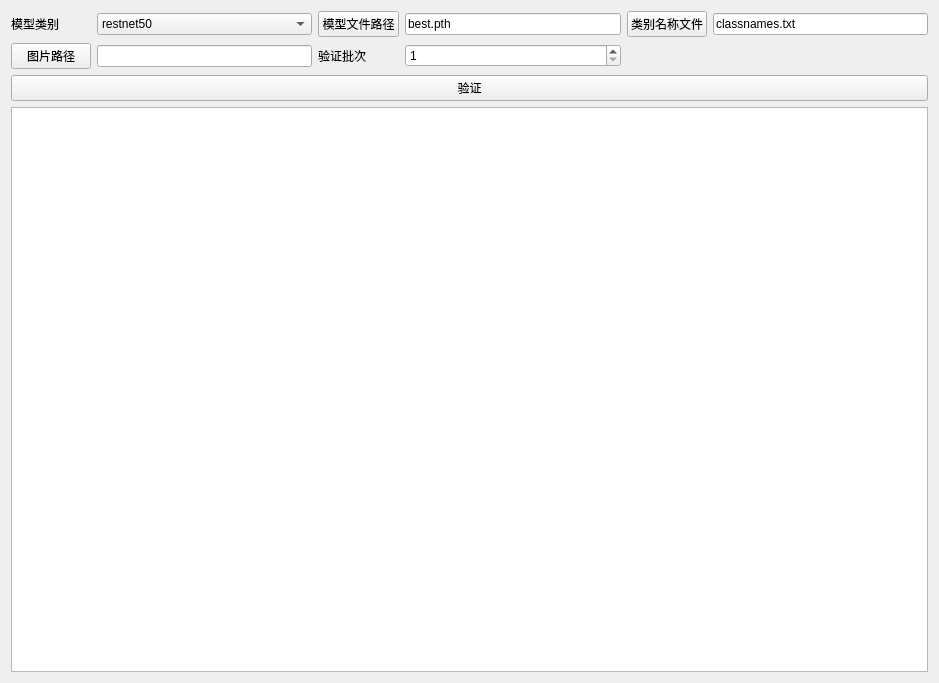
<?xml version="1.0" encoding="UTF-8"?>
<ui version="4.0">
 <class>Form_verify</class>
 <widget class="QWidget" name="Form_verify">
  <property name="geometry">
   <rect>
    <x>0</x>
    <y>0</y>
    <width>939</width>
    <height>683</height>
   </rect>
  </property>
  <property name="windowTitle">
   <string>Form</string>
  </property>
  <layout class="QVBoxLayout" name="verticalLayout">
   <item>
    <layout class="QGridLayout" name="gridLayout">
     <item row="0" column="1">
      <widget class="QComboBox" name="comb_modeltype">
       <item>
        <property name="text">
         <string>restnet50</string>
        </property>
       </item>
       <item>
        <property name="text">
         <string>restnet101</string>
        </property>
       </item>
       <item>
        <property name="text">
         <string>restnet152</string>
        </property>
       </item>
       <item>
        <property name="text">
         <string>effection4</string>
        </property>
       </item>
      </widget>
     </item>
     <item row="0" column="3">
      <widget class="QLineEdit" name="lineEdit_modelpath">
       <property name="text">
        <string>best.pth</string>
       </property>
      </widget>
     </item>
     <item row="0" column="5">
      <widget class="QLineEdit" name="lineEdit_classnames">
       <property name="text">
        <string>classnames.txt</string>
       </property>
      </widget>
     </item>
     <item row="1" column="3">
      <widget class="QSpinBox" name="verify_bench_size">
       <property name="minimum">
        <number>1</number>
       </property>
      </widget>
     </item>
     <item row="1" column="0">
      <widget class="QPushButton" name="btn_picdir">
       <property name="text">
        <string>图片路径</string>
       </property>
      </widget>
     </item>
     <item row="0" column="4">
      <widget class="QPushButton" name="btn_classnames">
       <property name="text">
        <string>类别名称文件</string>
       </property>
      </widget>
     </item>
     <item row="1" column="1">
      <widget class="QLineEdit" name="lineEdit_picdir"/>
     </item>
     <item row="0" column="2">
      <widget class="QPushButton" name="btn_modelpath">
       <property name="text">
        <string>模型文件路径</string>
       </property>
      </widget>
     </item>
     <item row="0" column="0">
      <widget class="QLabel" name="label">
       <property name="text">
        <string>模型类别</string>
       </property>
      </widget>
     </item>
     <item row="1" column="2">
      <widget class="QLabel" name="label_2">
       <property name="text">
        <string>验证批次</string>
       </property>
      </widget>
     </item>
     <item row="2" column="0" colspan="6">
      <widget class="QPushButton" name="btn_verify">
       <property name="text">
        <string>验证</string>
       </property>
      </widget>
     </item>
    </layout>
   </item>
   <item>
    <widget class="QTextBrowser" name="textBrowser"/>
   </item>
  </layout>
 </widget>
 <resources/>
 <connections/>
</ui>
